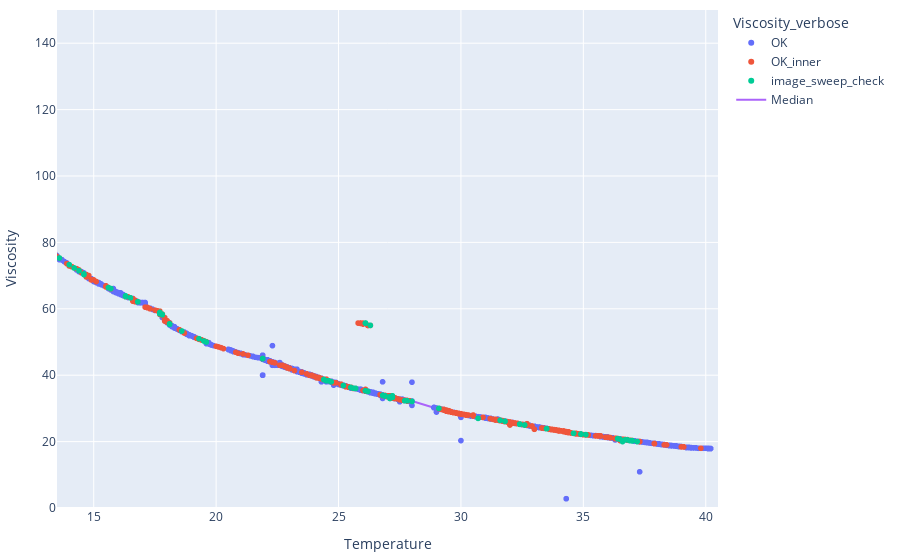

Write notebook code for a chart like this one.
### Markdown cell above
## Temterature plots

### Code cell
fig = go.Figure()
fig = px.scatter(
    dfs,
    x="Temperature",
    y="Viscosity",
    color='Viscosity_verbose',
)

fig.add_traces([
    go.Scatter(name='Median',
               x=dfs_median.index,
               y=dfs_median['Viscosity'],
               mode='lines'),
    # go.Scatter(name='Mean', x=T_goupT.max(), y=T_groupV.mean(), mode='lines'),
    # go.Scatter(
    #     name='Errors',
    #     x=T_goupT2.max(),
    #     y=T_groupV2.mean(),
    #     mode='markers',
    # ),
])
fig.update_layout(xaxis=dict(range=(13.5, 40.5)),
                  yaxis=dict(range=(0, 150)),
                  margin=dict(l=10, r=10, b=10, t=10, pad=0))
fig.show()

### Figure 1 — Plotly figure (JSON) as saved in the notebook; plotly's stock layout.template omitted (floating-point values rounded to 4 significant figures; data arrays with more than 128 entries replaced by an {"elided": "..."} marker saying what was removed)
{"data": [{"hovertemplate": "Viscosity_verbose=OK<br>Temperature=%{x}<br>Viscosity=%{y}<extra></extra>", "legendgroup": "OK", "marker": {"color": "#636efa", "symbol": "circle"}, "mode": "markers", "name": "OK", "showlegend": true, "type": "scattergl", "x": {"elided": "2695 float values"}, "xaxis": "x", "y": {"elided": "2695 float values"}, "yaxis": "y"}, {"hovertemplate": "Viscosity_verbose=OK_inner<br>Temperature=%{x}<br>Viscosity=%{y}<extra></extra>", "legendgroup": "OK_inner", "marker": {"color": "#EF553B", "symbol": "circle"}, "mode": "markers", "name": "OK_inner", "showlegend": true, "type": "scattergl", "x": {"elided": "1034 float values"}, "xaxis": "x", "y": {"elided": "1034 float values"}, "yaxis": "y"}, {"hovertemplate": "Viscosity_verbose=image_sweep_check<br>Temperature=%{x}<br>Viscosity=%{y}<extra></extra>", "legendgroup": "image_sweep_check", "marker": {"color": "#00cc96", "symbol": "circle"}, "mode": "markers", "name": "image_sweep_check", "showlegend": true, "type": "scattergl", "x": [37.2, 37, 37, 36.9, 36.8, 36.8, 36.7, 36.6, 36.5, 36.4, 35.1, 35.1, 34.9, 34.9, 34.6, 34.6, 33.5, 33.5, 33.5, 32.6, 32.6, 32.4, 32.4, 31.8, 31.8, 31.8, 31.6, 30.7, 29.1, 28, 27.8, 27.8, 27.7, 27.2, 27.2, 27.1, 27.1, 27.1, 27.1, 27.1, 27.1, 27.1, 26.9, 26.9, 26.8, 26.3, 26.2, 26.1, 26.1, 26.1, 26.1, 26.1, 25.7, 25.6, 25.5, 25.2, 24.7, 24.6, 24.5, 24.4, 24.4, 21.9, 21.9, 21.9, 19.6, 19.5, 19.3, 18.6, 18.1, 18.1, 18.1, 17.8, 17.8, 17.8, 17.7, 17.7, 17.7, 16.8, 16.8, 16.5, 16.3, 16.3, 16.3, 15.7, 15.6, 14.6, 14.6, 14.4, 14.2, 14, 13.6], "xaxis": "x", "y": [20, 20.2, 20.3, 20.3, 20.5, 20.5, 20.5, 20, 20.7, 20.9, 22.1, 22.1, 22.2, 22.3, 22.5, 22.5, 23.9, 23.9, 23.9, 25, 25, 25.2, 25.3, 26.1, 26.1, 26.1, 26.4, 27, 30, 32.1, 32.3, 32.3, 32.3, 33.3, 33.8, 33.3, 33.3, 33.4, 33, 33, 33.5, 33.5, 33.7, 33.8, 33.9, 55, 35.1, 35.3, 35.3, 55.7, 55.7, 55.7, 36, 36.1, 36.3, 36.9, 38, 38.3, 38.3, 38.7, 38.7, 45, 45, 45, 50, 50.3, 51, 53.3, 55.3, 55.4, 55.5, 58.2, 58.3, 58.3, 58.5, 58.5, 58.9, 62.1, 62.1, 63.3, 63.7, 63.9, 63.7, 66.1, 66.4, 70.3, 70.5, 71.5, 72.3, 73.3, 75.3], "yaxis": "y"}, {"mode": "lines", "name": "Median", "type": "scatter", "x": {"elided": "267 float values"}, "y": {"elided": "267 float values"}}], "layout": {"legend": {"title": {"text": "Viscosity_verbose"}, "tracegroupgap": 0}, "margin": {"b": 10, "l": 10, "pad": 0, "r": 10, "t": 10}, "xaxis": {"anchor": "y", "domain": [0, 1], "range": [13.5, 40.5], "title": {"text": "Temperature"}}, "yaxis": {"anchor": "x", "domain": [0, 1], "range": [0, 150], "title": {"text": "Viscosity"}}}}
